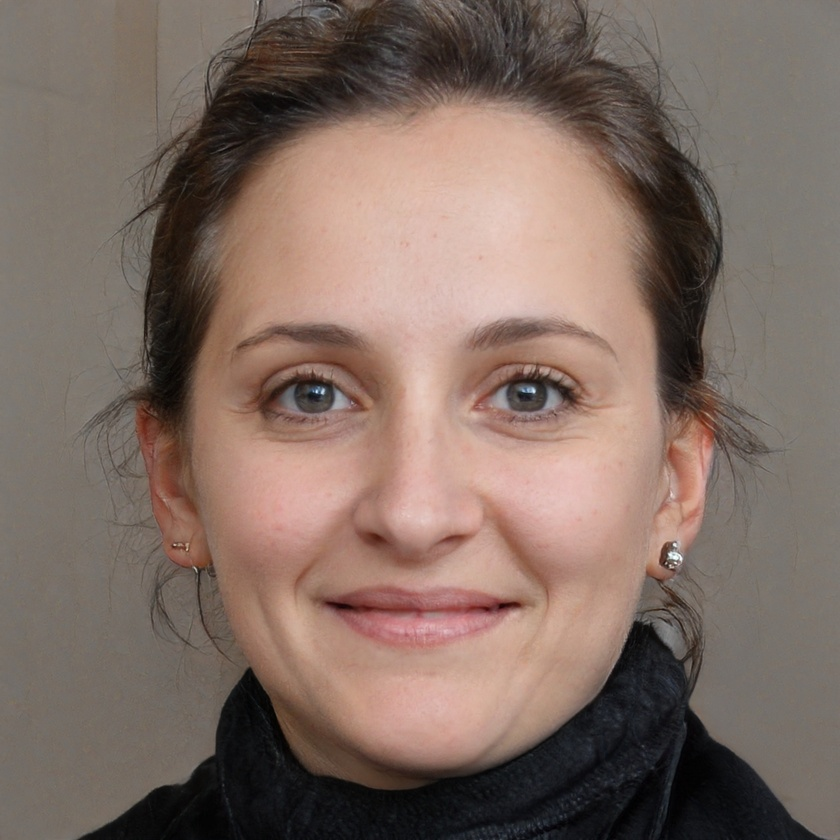
#> input picture persona.jpg, 840 x 840 px, shrunk from 1024 x 1024 before the run
$ python hist.py
#> lines starting #> are read from the running program, lines starting #| are printed output that depends on the picture
import numpy as np
import cv2
import matplotlib.pyplot as plt

def equalize(image,verbose=False):
    '''
    Recibe imagen (numpy.ndarray) y bandera verbose
    Regresa imagen equalizada (numpy.ndarray)
        Puede imprimir comparacion de
        histograma e imagen
    '''
    image_eq = cv2.equalizeHist(image)
    if verbose:
        # calcula histograma de img
        h = [0]*256
        for value in range(256):
            h[value] = (image==value).sum()

        #calcula histograma de img equalizada
        h_eq = [0]*256
        for value in range(256):
            h_eq[value] = (image_eq==value).sum()

        #impresion de comparacion de imagen
        res_img = np.hstack((image,image_eq))
        plt.imshow(res_img,cmap='gray')
        plt.title("Imagen original vs equalizada")
        plt.show()

        #impresion histograma original
        plt.bar(range(256),h)
        plt.title("Histograma original")
        plt.show()

        #impresion histograma equalizado
        plt.bar(range(256),h_eq)
        plt.title("Histograma equalizado")
        plt.show()


    return image_eq

if __name__ == "__main__" :
    image = cv2.imread("persona.jpg",cv2.IMREAD_GRAYSCALE)
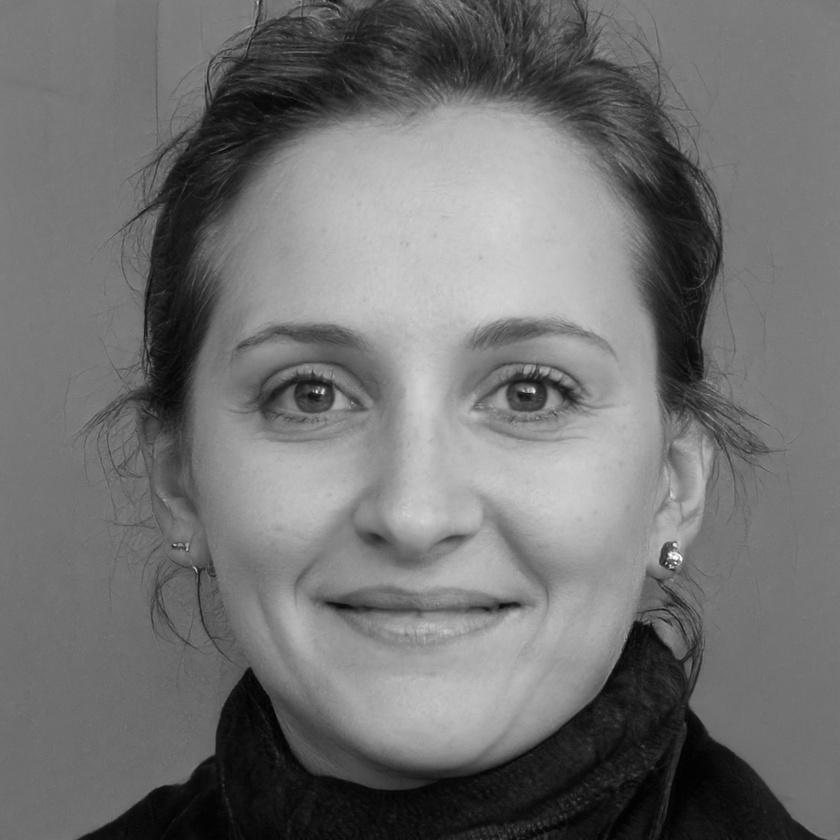
#> image: shape (840, 840); min 0, max 253, mean 113.2
    res = equalize(image,verbose=True)
#> in equalize, `image_eq = cv2.equalizeHist(image)`:
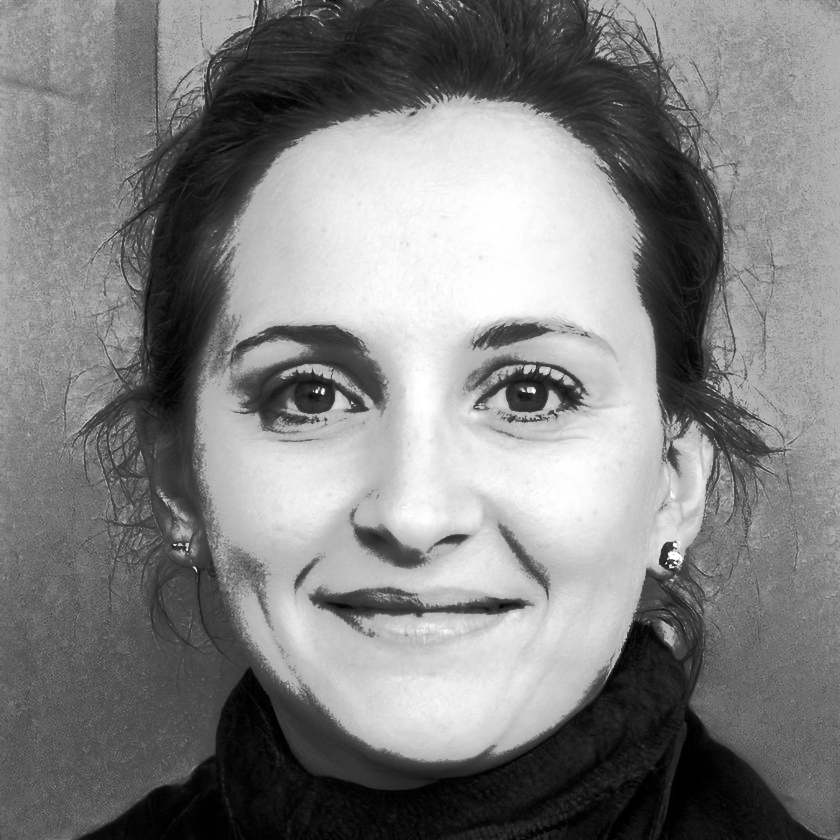
#> image_eq: shape (840, 840); min 0, max 255, mean 128.9
#> after the loop in equalize, `for value in range(256):`: h = 256 values, max 24432 at index 121, min 0 at index 221, mean 2756.2
#> after the loop in equalize, `for value in range(256):`: h_eq = 256 values, max 24432 at index 152, min 0 at index 7, mean 2756.2
#> in equalize, `res_img = np.hstack((image,image_eq))`:
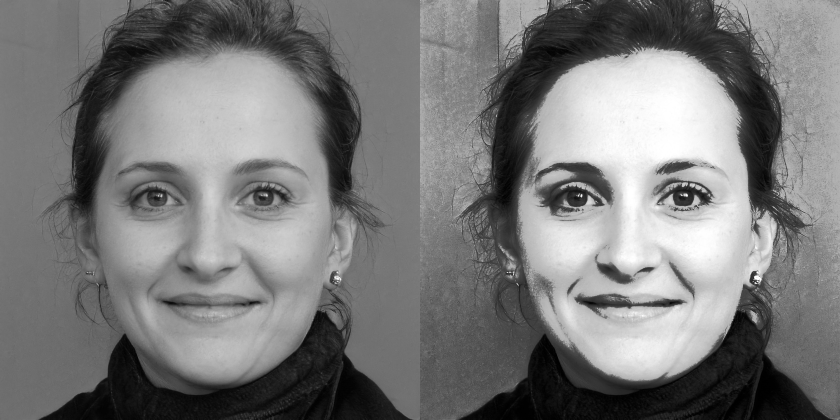
#> res_img: shape (840, 1680) (shown at 1/2 size); min 0, max 255, mean 121
#> in equalize, `plt.show()`:
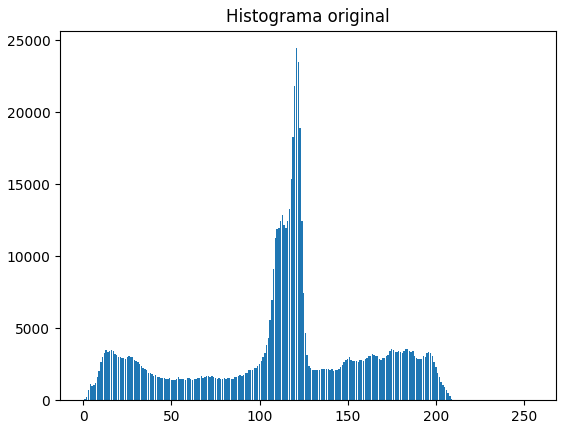
#> figure drawn by matplotlib, 1 panel; tallest bar 24432 high, from x = 120.6 to 121.4
#> in equalize, `plt.show()`:
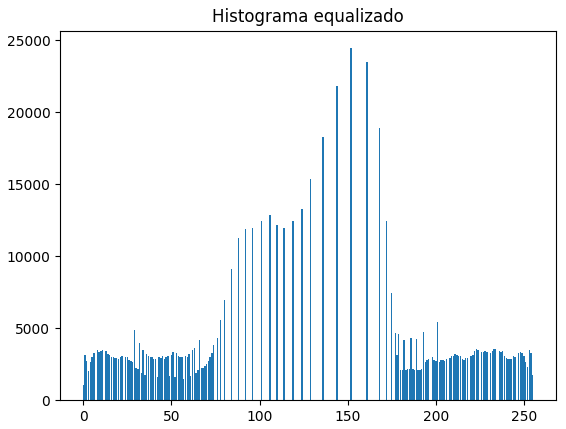
#> figure drawn by matplotlib, 1 panel; tallest bar 24432 high, from x = 151.6 to 152.4
